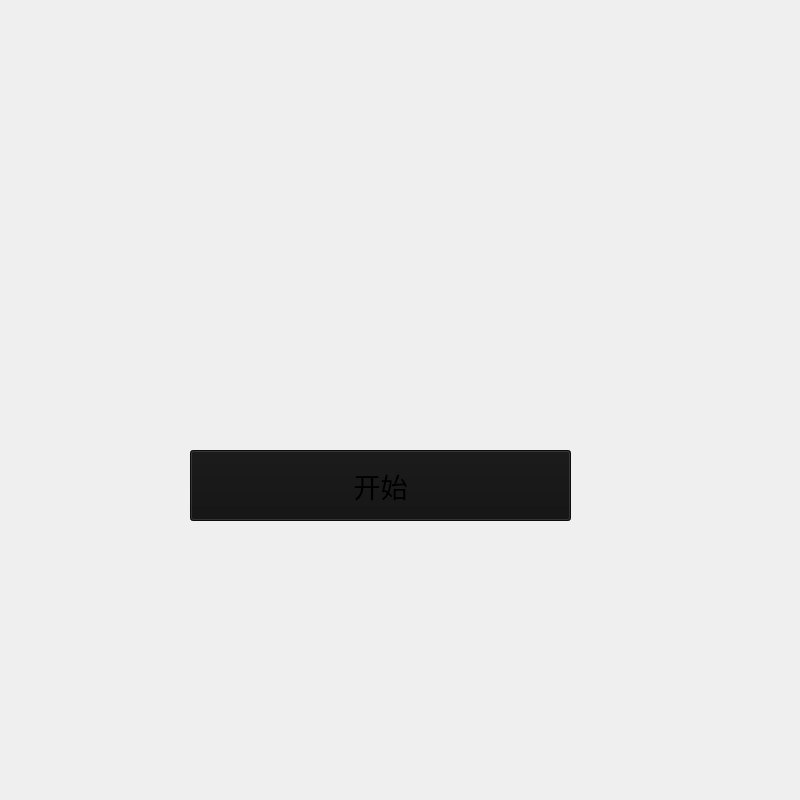
<?xml version="1.0" encoding="UTF-8"?>
<ui version="4.0">
 <class>Widget</class>
 <widget class="QWidget" name="Widget">
  <property name="geometry">
   <rect>
    <x>0</x>
    <y>0</y>
    <width>800</width>
    <height>800</height>
   </rect>
  </property>
  <property name="minimumSize">
   <size>
    <width>800</width>
    <height>800</height>
   </size>
  </property>
  <property name="maximumSize">
   <size>
    <width>800</width>
    <height>800</height>
   </size>
  </property>
  <property name="windowTitle">
   <string>Widget</string>
  </property>
  <widget class="QStackedWidget" name="stackedWidget">
   <property name="geometry">
    <rect>
     <x>0</x>
     <y>0</y>
     <width>800</width>
     <height>800</height>
    </rect>
   </property>
   <property name="currentIndex">
    <number>0</number>
   </property>
   <widget class="QWidget" name="begin_page">
    <widget class="QPushButton" name="beginButton">
     <property name="geometry">
      <rect>
       <x>190</x>
       <y>450</y>
       <width>381</width>
       <height>71</height>
      </rect>
     </property>
     <property name="font">
      <font>
       <pointsize>20</pointsize>
      </font>
     </property>
     <property name="styleSheet">
      <string notr="true">background-color: rgb(18, 18, 18);
gridline-color: rgb(60, 255, 0);</string>
     </property>
     <property name="text">
      <string>开始</string>
     </property>
    </widget>
   </widget>
   <widget class="QWidget" name="page4counting">
    <widget class="QLabel" name="number4count">
     <property name="geometry">
      <rect>
       <x>170</x>
       <y>54</y>
       <width>481</width>
       <height>631</height>
      </rect>
     </property>
     <property name="text">
      <string/>
     </property>
    </widget>
   </widget>
   <widget class="QWidget" name="checkPage">
    <widget class="QWidget" name="gridLayoutWidget_2">
     <property name="geometry">
      <rect>
       <x>20</x>
       <y>310</y>
       <width>751</width>
       <height>301</height>
      </rect>
     </property>
     <layout class="QGridLayout" name="PageShowGroup">
      <item row="0" column="0">
       <widget class="QLabel" name="Random1display">
        <property name="text">
         <string/>
        </property>
       </widget>
      </item>
      <item row="0" column="1">
       <widget class="QLabel" name="Random2display">
        <property name="text">
         <string/>
        </property>
       </widget>
      </item>
      <item row="0" column="2">
       <widget class="QLabel" name="Random3display">
        <property name="text">
         <string/>
        </property>
       </widget>
      </item>
      <item row="1" column="1">
       <widget class="QPushButton" name="enterAns">
        <property name="text">
         <string>点击输入结果</string>
        </property>
       </widget>
      </item>
     </layout>
    </widget>
   </widget>
   <widget class="QWidget" name="page_3">
    <widget class="QWidget" name="gridLayoutWidget_3">
     <property name="geometry">
      <rect>
       <x>140</x>
       <y>310</y>
       <width>521</width>
       <height>291</height>
      </rect>
     </property>
     <layout class="QGridLayout" name="EnterAnsGroup">
      <item row="0" column="1">
       <widget class="QComboBox" name="ShapeSelect">
        <property name="font">
         <font>
          <pointsize>24</pointsize>
         </font>
        </property>
        <item>
         <property name="text">
          <string>█</string>
         </property>
        </item>
        <item>
         <property name="text">
          <string>●</string>
         </property>
        </item>
       </widget>
      </item>
      <item row="0" column="0">
       <widget class="QComboBox" name="ColorSelect">
        <property name="font">
         <font>
          <pointsize>24</pointsize>
         </font>
        </property>
        <item>
         <property name="text">
          <string>绿色</string>
         </property>
        </item>
        <item>
         <property name="text">
          <string>红色</string>
         </property>
        </item>
        <item>
         <property name="text">
          <string>蓝色</string>
         </property>
        </item>
       </widget>
      </item>
      <item row="1" column="0" colspan="2">
       <widget class="QPushButton" name="DisplayRes">
        <property name="font">
         <font>
          <pointsize>18</pointsize>
         </font>
        </property>
        <property name="text">
         <string>确认</string>
        </property>
       </widget>
      </item>
     </layout>
    </widget>
   </widget>
   <widget class="QWidget" name="SucessPage">
    <widget class="QWidget" name="gridLayoutWidget_4">
     <property name="geometry">
      <rect>
       <x>110</x>
       <y>120</y>
       <width>571</width>
       <height>361</height>
      </rect>
     </property>
     <layout class="QGridLayout" name="gridLayout_4">
      <item row="1" column="0">
       <widget class="QLabel" name="LastTimeText">
        <property name="font">
         <font>
          <pointsize>30</pointsize>
         </font>
        </property>
        <property name="text">
         <string>耗时</string>
        </property>
       </widget>
      </item>
      <item row="1" column="1" colspan="4">
       <widget class="QLCDNumber" name="LastTime4second">
        <property name="digitCount">
         <number>10</number>
        </property>
       </widget>
      </item>
      <item row="0" column="0" colspan="5">
       <widget class="QLabel" name="CorrectText">
        <property name="font">
         <font>
          <pointsize>30</pointsize>
         </font>
        </property>
        <property name="text">
         <string>回答正确</string>
        </property>
       </widget>
      </item>
     </layout>
    </widget>
   </widget>
   <widget class="QWidget" name="WrongPage">
    <widget class="QPushButton" name="RetryButton">
     <property name="geometry">
      <rect>
       <x>170</x>
       <y>530</y>
       <width>401</width>
       <height>61</height>
      </rect>
     </property>
     <property name="font">
      <font>
       <pointsize>18</pointsize>
      </font>
     </property>
     <property name="styleSheet">
      <string notr="true">color: rgb(255, 0, 0);</string>
     </property>
     <property name="text">
      <string>回答错误，点击重试</string>
     </property>
    </widget>
   </widget>
  </widget>
 </widget>
 <resources/>
 <connections/>
</ui>
